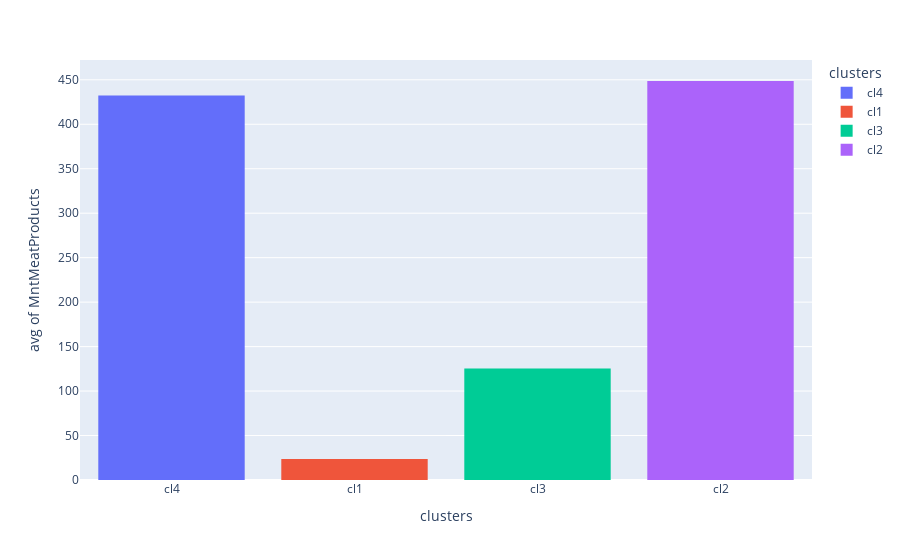

This figure's notebook cell:
### Code cell
px.histogram(data_frame=data, x = 'clusters', y = 'MntMeatProducts',
             histfunc='avg', color = 'clusters')

### Figure 1 — Plotly figure (JSON) as saved in the notebook; plotly's stock layout.template omitted (floating-point values rounded to 4 significant figures; data arrays with more than 128 entries replaced by an {"elided": "..."} marker saying what was removed)
{"data": [{"alignmentgroup": "True", "bingroup": "x", "histfunc": "avg", "hovertemplate": "clusters=%{x}<br>avg of MntMeatProducts=%{y}<extra></extra>", "legendgroup": "cl4", "marker": {"color": "#636efa", "pattern": {"shape": ""}}, "name": "cl4", "offsetgroup": "cl4", "orientation": "v", "showlegend": true, "type": "histogram", "x": {"elided": "481 str values"}, "xaxis": "x", "y": {"elided": "481 int values"}, "yaxis": "y"}, {"alignmentgroup": "True", "bingroup": "x", "histfunc": "avg", "hovertemplate": "clusters=%{x}<br>avg of MntMeatProducts=%{y}<extra></extra>", "legendgroup": "cl1", "marker": {"color": "#EF553B", "pattern": {"shape": ""}}, "name": "cl1", "offsetgroup": "cl1", "orientation": "v", "showlegend": true, "type": "histogram", "x": {"elided": "995 str values"}, "xaxis": "x", "y": {"elided": "995 int values"}, "yaxis": "y"}, {"alignmentgroup": "True", "bingroup": "x", "histfunc": "avg", "hovertemplate": "clusters=%{x}<br>avg of MntMeatProducts=%{y}<extra></extra>", "legendgroup": "cl3", "marker": {"color": "#00cc96", "pattern": {"shape": ""}}, "name": "cl3", "offsetgroup": "cl3", "orientation": "v", "showlegend": true, "type": "histogram", "x": {"elided": "598 str values"}, "xaxis": "x", "y": {"elided": "598 int values"}, "yaxis": "y"}, {"alignmentgroup": "True", "bingroup": "x", "histfunc": "avg", "hovertemplate": "clusters=%{x}<br>avg of MntMeatProducts=%{y}<extra></extra>", "legendgroup": "cl2", "marker": {"color": "#ab63fa", "pattern": {"shape": ""}}, "name": "cl2", "offsetgroup": "cl2", "orientation": "v", "showlegend": true, "type": "histogram", "x": {"elided": "142 str values"}, "xaxis": "x", "y": {"elided": "142 int values"}, "yaxis": "y"}], "layout": {"barmode": "relative", "legend": {"title": {"text": "clusters"}, "tracegroupgap": 0}, "margin": {"t": 60}, "xaxis": {"anchor": "y", "categoryarray": ["cl4", "cl1", "cl3", "cl2"], "categoryorder": "array", "domain": [0, 1], "title": {"text": "clusters"}}, "yaxis": {"anchor": "x", "domain": [0, 1], "title": {"text": "avg of MntMeatProducts"}}}}
